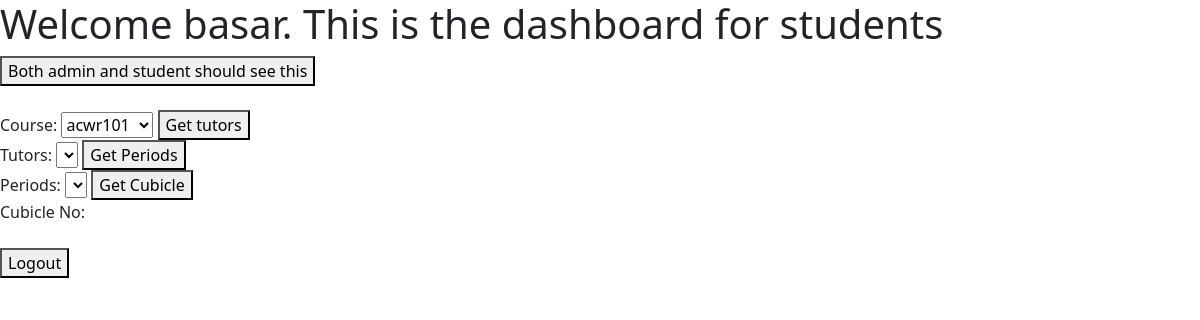
/select-tutor-for-period (signed in), run on an earlier commit of the app's database.
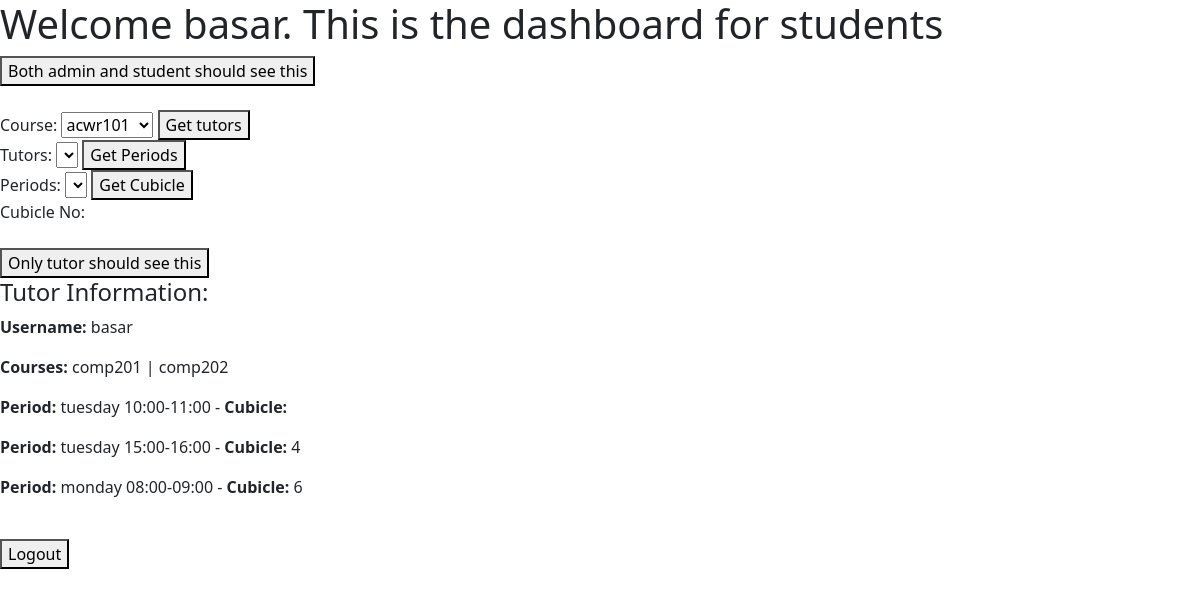
And on a later commit of the database.
### tables this page shows
CREATE TABLE course_tutor_db( 
        course_code VARCHAR(50),
        tutor_name VARCHAR(50),
        PRIMARY KEY (course_code, tutor_name),
        FOREIGN KEY (course_code) REFERENCES courses_db(code) ON DELETE CASCADE,
        FOREIGN KEY (tutor_name) REFERENCES tutors_db(username) ON DELETE CASCADE);

CREATE TABLE periods_db(
    id INTEGER PRIMARY KEY AUTOINCREMENT,
    day VARCHAR(10) CHECK (day IN ("monday","tuesday","wednesday","thursday","friday")),
    interval VARCHAR(12) CHECK (interval IN ("08:00-09:00", "09:00-10:00", "10:00-11:00","11:00-12:00","12:00-13:00","13:00-14:00","14:00-15:00","15:00-16:00","16:00-17:00")));

### app.py (the view)
@app.route('/select-tutor-for-period', methods=['GET'])
def selectTutorForPeriod():
    selected_tutor = request.args.get("all_tutors")
    assigned_periods = TPS.getPeriodsByTutor(selected_tutor)
    return dashboard(selected_tutor=selected_tutor, assigned_periods=assigned_periods)

### repository/CourseRepository.py (called while the page is built)
def getAllCourses():
    c, conn = Repo.getCursorAndConnection()
    c.execute(
        f"SELECT code FROM {DB.courses}")
    courses = c.fetchall()
    conn.close()
    return courses

### repository/CourseTutorRepository.py (called while the page is built)
def getCoursesByTutor(tutor_name: str):
    c, conn = Repo.getCursorAndConnection()
    c.execute(f"SELECT course_code FROM {DB.course_tutor} WHERE tutor_name = '{tutor_name}'")
    result = c.fetchall()
    conn.close()
    return result

### repository/PeriodRepository.py (called while the page is built)
def getAllPeriods():
    c, conn = Repo.getCursorAndConnection()
    c.execute(
        f"SELECT * FROM {DB.periods}")
    periods = c.fetchall()
    conn.close()
    return periods

def getPeriod(day, interval):
    c, conn = Repo.getCursorAndConnection()
    c.execute(
        f"SELECT * FROM {DB.periods} WHERE day = ? and interval = ?", (day, interval))
    period = c.fetchone()
    conn.close()
    return period

def getDayAndInterval(period_id):
    c, conn = Repo.getCursorAndConnection()
    c.execute(
        f"SELECT day, interval FROM {DB.periods} WHERE id = ?", (period_id[0],))
    day, interval = c.fetchone()
    conn.close()
    return day, interval

### repository/Repository.py (called while the page is built)
def getCursorAndConnection():
    conn = sqlite3.connect(DB.project_db)
    conn.execute("PRAGMA foreign_keys = 1")
    c = conn.cursor()
    return c, conn

### repository/TutorPeriodCubicleRepository.py (called while the page is built)
def getCubicleByTutorPeriod(tutor_username: str, period_id: str):
    c, conn = Repo.getCursorAndConnection()
    c.execute(f"SELECT cubicle_number FROM {DB.tp_cubicle}"
              f" WHERE tp_id IN"
              f" (SELECT id FROM {DB.tutor_period}"
              f" WHERE tutor_username='{tutor_username}' AND period_id='{period_id}')")
    result = c.fetchall()
    conn.close()
    return result

### repository/TutorPeriodRepository.py (called while the page is built)
def getPeriodsByTutor(selected_tutor):
    c, conn = Repo.getCursorAndConnection()
    c.execute(f"SELECT period_id FROM {DB.tutor_period} WHERE tutor_username = '{selected_tutor}'")
    result = c.fetchall()
    conn.close()
    return result

### repository/UserRepository.py (called while the page is built)
def getAllStudents():
    c, conn = Repo.getCursorAndConnection()
    c.execute(f"SELECT username FROM {DB.users} WHERE role = 'student'")
    result = c.fetchall()
    conn.close()
    return result

def getAllTutors():
    c, conn = Repo.getCursorAndConnection()
    c.execute(f"SELECT username FROM {DB.tutors}")
    result = c.fetchall()
    conn.close()
    return result

def getTutorByUsername(username: str):
    c, conn = Repo.getCursorAndConnection()
    c.execute(
        f"SELECT * FROM {DB.tutors} WHERE username = ?", (username,))
    user = c.fetchone()
    conn.close()
    return user

### templates/dashboard.html (shortened to what this page needs)
<!DOCTYPE html>
<html>
<head>
    <link href="https://cdn.jsdelivr.net/npm/bootstrap@5.0.1/dist/css/bootstrap.min.css" rel="stylesheet"
>
    <link rel="stylesheet"
        href="https://cdnjs.cloudflare.com/ajax/libs/bootstrap-select/1.14.0-beta2/css/bootstrap-select.min.css"
 />
</head>
<body>
    <h1>Welcome {{username}}. This is the dashboard for {{role}}s</h1>
    <div class="buttons">
        <form action="/feature1" method="GET">
            <button>Both admin and student should see this</button>
        </form>
    </div>
    <br>
    <div class="buttons">
        <form action="/selectCourseStudent" method="GET">
            <label for="course_selection_stu">Course:</label>
            <select id="course_selection_stu" name="course_selection_stu">
                {% if courses %}
                {% for course in courses %}
                <option value="{{course}}" {% if selected_course and course==selected_course %} selected {% endif %}>
                    {{course}} </option>
                {% endfor %}
                {% endif %}
            </select>
            <button>Get tutors</button>
        </form>
        <form action="/getPeriodsOfTutorStudent" method="POST">
            <label for="tutor_selection_stu">Tutors:</label>
            <select id="tutor_selection_stu" name="tutor_selection_stu">
            </select>
            <button>Get Periods</button>
        </form>
        <form action="/getCubicle" method="POST">
            <label for="period_selection_stu">Periods:</label>
            <select id="period_selection_stu" name="period_selection_stu">
            </select>
            <button>Get Cubicle</button>
        </form>
        <div>
            <label for="cubicle_display">Cubicle No:</label>
        </div>
    </div>
    {% if isTutor %}
    <br>
    <div class="buttons">
        <form action="/feature2" method="GET">
            <button>Only tutor should see this</button>
        </form>
    </div>
    <div class="tutor-info">
        <h4>Tutor Information:</h4>
        <p><strong>Username:</strong> {{ username }}</p>
        <p><strong>Courses:</strong> {% for course in assigned_courses %}{{ course }} {% if not loop.last %} | {% endif %} {% endfor %}</p>
        {% for period, cubicle_list in cubiclesOfTutor %}
        <p>
            <strong>Period:</strong> {{ period[0] }} {{ period[1] }} - <strong>Cubicle:</strong>
            {% for cubicle in cubicle_list %}{{ cubicle }}{% if not loop.last %}, {% endif %}{% endfor %}
        </p>
        {% endfor %}
    </div>
    {% endif %}
    <br>
    <div class="buttons">
        <form action="/logout" method="POST">
            <button>Logout</button>
        </form>
    </div>
</body>
</html>

What changed in the data, as far as the page shows it:
added course_tutor_db: course_code "comp201"
added course_tutor_db: course_code "comp202"
now on this page (row unchanged): periods_db: day "tuesday", interval "10:00-11:00"
now on this page (row unchanged): periods_db: day "tuesday", interval "15:00-16:00", cubicle_list "4"
now on this page (row unchanged): periods_db: day "monday", interval "08:00-09:00", cubicle_list "6"
Also different on the page:
{{ username }}: (not shown) → "basar"
text now shown: "Only tutor should see this Tutor Information: Username: Courses:"
